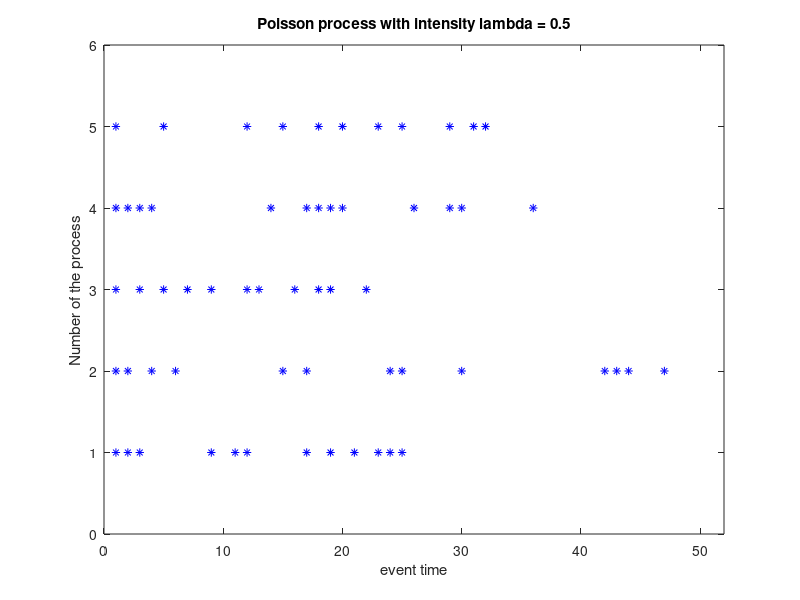

The MATLAB script that drew this image:
times = 5;
lambda = 0.5;
limit = 16;
answers = zeros(times, 1);
plotter = zeros(times, 1);
X = zeros(times, 1);

for row = 1:times
    curr = 1;
    total = 0;
    while (total < limit)
        R = poissrnd(lambda);
        
        total = total + R;
        answers(row, curr) = R;
        curr = curr + 1;
    end
end

si = size(answers, 2);

for row = 1:times
    X(answers(row, (1:si)) <= 0) = -1;
    X(answers(row, (1:si)) > 0) = row;
    plotter(row, (1:si)) = X;
end

for row = 1:times
    plot(plotter(row, (1:si)), '*b');
    hold on;
    %plot([-1, si + 5],[row,row], 'k');
    %hold on;
end

xlim([0, si + 5]);
ylim([0, times+1]);
title('Poisson process with intensity lambda = 0.5');
ylabel('Number of the process');
xlabel('event time');
hold off;